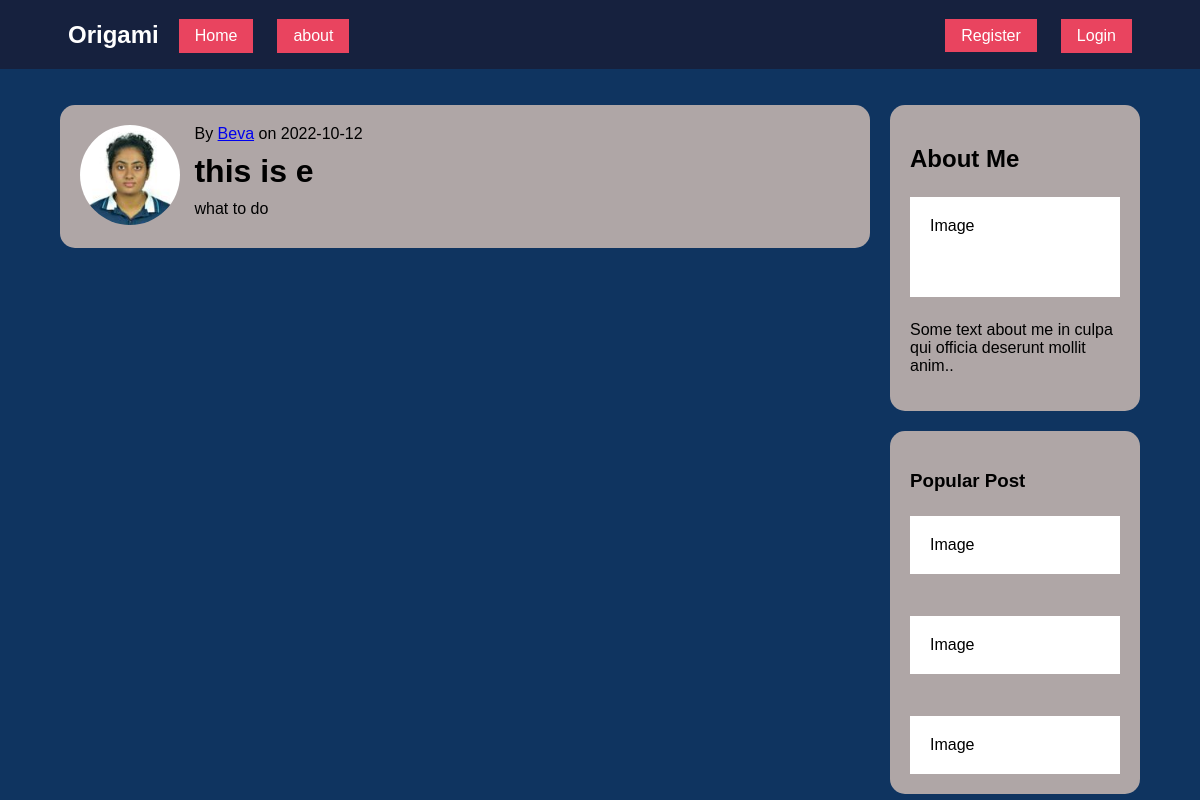
Page /post/9 on the committed database.
### origami/models.py (models this page shows, shortened)
class User(db.Model, UserMixin):
    id = db.Column(db.Integer, primary_key=True)
    username = db.Column(db.String(20), unique=True, nullable=False)
    email = db.Column(db.String(120), unique=True, nullable=False)
    image_file = db.Column(db.String(20), nullable=False, default='default.jpg')
    password = db.Column(db.String(60), nullable=False)
    posts = db.relationship('Post', backref='author', lazy=True)

class Post(db.Model):
    id = db.Column(db.Integer, primary_key=True)
    title = db.Column(db.String(100), nullable=False)
    date_posted = db.Column(db.DateTime, nullable=False, default=datetime.utcnow)
    content = db.Column(db.Text, nullable=False)
    user_id = db.Column(db.Integer, db.ForeignKey('user.id'), nullable=False)

### origami/routes.py (the view)
@app.route("/post/<int:post_id>")
def post(post_id):
    post = Post.query.get_or_404(post_id)
    return render_template('post.html', title=post.title, post=post)

### origami/templates/post.html (shortened to what this page needs)
{% extends "layout.html" %}
{% block content %}
<div class="leftcolumn">
    <div class="card">
        <img src="{{url_for('static',filename='profile_pics/'+ post.author.image_file)}}" class="profile-pic image-size" alt="users profile pics">
        <div class="text-file">
            <p>By <a href="{{url_for('user_posts', username=post.author.username)}}">{{ post.author.username }}</a> on {{ post.date_posted.strftime('%Y-%m-%d') }}</p>
            <h1>{{ post.title }}</h1>
            <p>{{ post.content }}</p>
        </div>
    </div>
</div>
{% endblock content %}

### origami/static/css/style.css (style rules this page uses)
:root { box-sizing: border-box; }
body { margin: 0; background-color: #0F3460; font-family: Arial, Helvetica, sans-serif; }
body * + * { margin-top: 1.5em; }
.leftcolumn { float:left; width:75%; margin-top: 0; }
.card { background-color: #afa6a6; padding: 20px; margin-top: 20px; border-radius: 15px; }
.profile-pic { display: inline-block; vertical-align:top; border-radius: 50%; }
.text-file { display: inline-block; margin: 0; margin-left: 10px; }
.text-file h1, .text-file p { margin: 0 0 10px 0; }
.card:after { content: ""; display: table; clear: both; }
.image-size { width: 100px; }

### rows in the picture
User: image_file (picture), author.username "Beva"
Post: date_posted "2022-10-12", title "this is e", content "what to do"
